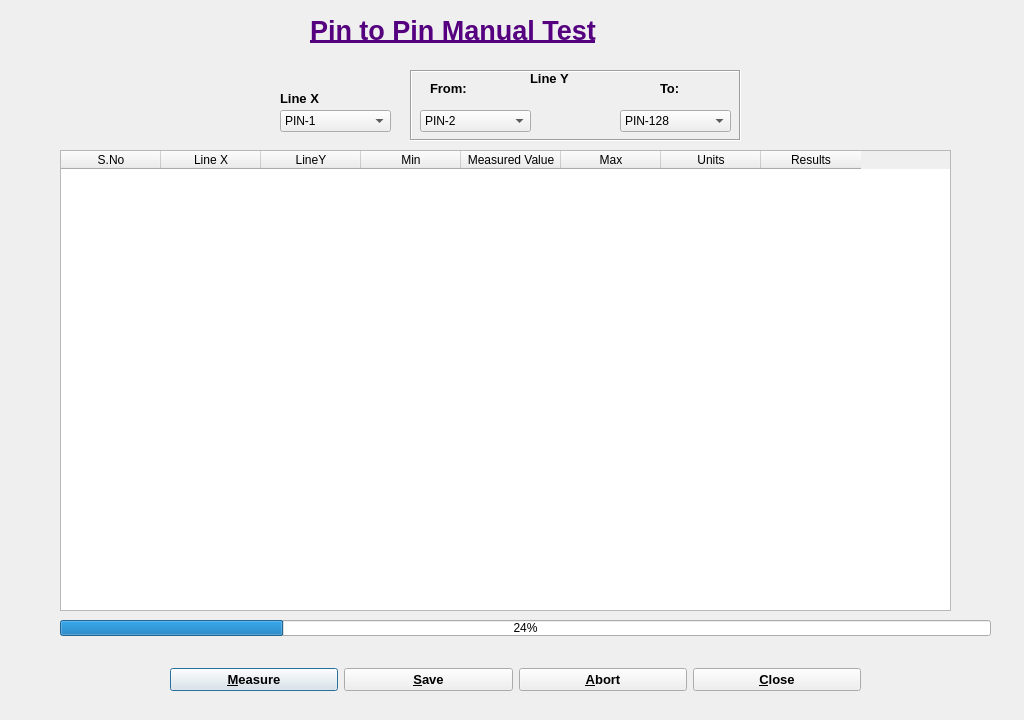
<?xml version="1.0" encoding="UTF-8"?>
<ui version="4.0">
 <class>Dialog_Pin_to_PinManual</class>
 <widget class="QDialog" name="Dialog_Pin_to_PinManual">
  <property name="geometry">
   <rect>
    <x>0</x>
    <y>0</y>
    <width>1024</width>
    <height>720</height>
   </rect>
  </property>
  <property name="windowTitle">
   <string>Pin to Pin Manual</string>
  </property>
  <widget class="QTableWidget" name="tableWidget">
   <property name="geometry">
    <rect>
     <x>60</x>
     <y>150</y>
     <width>891</width>
     <height>461</height>
    </rect>
   </property>
   <column>
    <property name="text">
     <string>S.No</string>
    </property>
   </column>
   <column>
    <property name="text">
     <string>Line X</string>
    </property>
   </column>
   <column>
    <property name="text">
     <string>LineY</string>
    </property>
   </column>
   <column>
    <property name="text">
     <string>Min</string>
    </property>
   </column>
   <column>
    <property name="text">
     <string>Measured Value</string>
    </property>
   </column>
   <column>
    <property name="text">
     <string>Max</string>
    </property>
   </column>
   <column>
    <property name="text">
     <string>Units</string>
    </property>
   </column>
   <column>
    <property name="text">
     <string>Results</string>
    </property>
   </column>
  </widget>
  <widget class="QProgressBar" name="progressBar">
   <property name="geometry">
    <rect>
     <x>60</x>
     <y>620</y>
     <width>931</width>
     <height>16</height>
    </rect>
   </property>
   <property name="value">
    <number>24</number>
   </property>
  </widget>
  <widget class="QComboBox" name="comboBox_LineX">
   <property name="geometry">
    <rect>
     <x>280</x>
     <y>110</y>
     <width>111</width>
     <height>22</height>
    </rect>
   </property>
   <item>
    <property name="text">
     <string>PIN-1</string>
    </property>
   </item>
  </widget>
  <widget class="QLabel" name="label_Units_2">
   <property name="geometry">
    <rect>
     <x>280</x>
     <y>90</y>
     <width>81</width>
     <height>16</height>
    </rect>
   </property>
   <property name="font">
    <font>
     <pointsize>10</pointsize>
     <weight>75</weight>
     <bold>true</bold>
    </font>
   </property>
   <property name="text">
    <string>Line X</string>
   </property>
   <property name="buddy">
    <cstring>comboBox_LineX</cstring>
   </property>
  </widget>
  <widget class="QWidget" name="horizontalLayoutWidget">
   <property name="geometry">
    <rect>
     <x>170</x>
     <y>640</y>
     <width>691</width>
     <height>80</height>
    </rect>
   </property>
   <layout class="QHBoxLayout" name="horizontalLayout">
    <item>
     <widget class="QPushButton" name="pushButton_Measure">
      <property name="font">
       <font>
        <pointsize>10</pointsize>
        <weight>75</weight>
        <bold>true</bold>
       </font>
      </property>
      <property name="text">
       <string>&amp;Measure</string>
      </property>
     </widget>
    </item>
    <item>
     <widget class="QPushButton" name="pushButton_Save">
      <property name="font">
       <font>
        <pointsize>10</pointsize>
        <weight>75</weight>
        <bold>true</bold>
       </font>
      </property>
      <property name="text">
       <string>&amp;Save</string>
      </property>
     </widget>
    </item>
    <item>
     <widget class="QPushButton" name="pushButton_Abort">
      <property name="font">
       <font>
        <pointsize>10</pointsize>
        <weight>75</weight>
        <bold>true</bold>
       </font>
      </property>
      <property name="text">
       <string>&amp;Abort</string>
      </property>
     </widget>
    </item>
    <item>
     <widget class="QPushButton" name="pushButton_Back">
      <property name="font">
       <font>
        <pointsize>10</pointsize>
        <weight>75</weight>
        <bold>true</bold>
       </font>
      </property>
      <property name="text">
       <string>&amp;Close</string>
      </property>
     </widget>
    </item>
   </layout>
  </widget>
  <widget class="QLabel" name="label">
   <property name="geometry">
    <rect>
     <x>310</x>
     <y>0</y>
     <width>381</width>
     <height>61</height>
    </rect>
   </property>
   <property name="font">
    <font>
     <pointsize>20</pointsize>
     <weight>75</weight>
     <bold>true</bold>
     <underline>true</underline>
    </font>
   </property>
   <property name="styleSheet">
    <string notr="true">color: rgb(85, 0, 127);</string>
   </property>
   <property name="text">
    <string>Pin to Pin Manual Test</string>
   </property>
  </widget>
  <widget class="QFrame" name="LineY">
   <property name="geometry">
    <rect>
     <x>410</x>
     <y>70</y>
     <width>331</width>
     <height>71</height>
    </rect>
   </property>
   <property name="baseSize">
    <size>
     <width>0</width>
     <height>0</height>
    </size>
   </property>
   <property name="frameShape">
    <enum>QFrame::Box</enum>
   </property>
   <property name="frameShadow">
    <enum>QFrame::Sunken</enum>
   </property>
   <widget class="QLabel" name="label_Units_5">
    <property name="geometry">
     <rect>
      <x>120</x>
      <y>0</y>
      <width>101</width>
      <height>16</height>
     </rect>
    </property>
    <property name="font">
     <font>
      <pointsize>10</pointsize>
      <weight>75</weight>
      <bold>true</bold>
     </font>
    </property>
    <property name="text">
     <string>Line Y</string>
    </property>
    <property name="buddy">
     <cstring>comboBox_LineX</cstring>
    </property>
   </widget>
   <widget class="QLabel" name="label_Units_4">
    <property name="geometry">
     <rect>
      <x>250</x>
      <y>10</y>
      <width>31</width>
      <height>16</height>
     </rect>
    </property>
    <property name="font">
     <font>
      <pointsize>10</pointsize>
      <weight>75</weight>
      <bold>true</bold>
     </font>
    </property>
    <property name="text">
     <string>To:</string>
    </property>
    <property name="buddy">
     <cstring>comboBox_To</cstring>
    </property>
   </widget>
   <widget class="QLabel" name="label_Units_3">
    <property name="geometry">
     <rect>
      <x>20</x>
      <y>10</y>
      <width>55</width>
      <height>16</height>
     </rect>
    </property>
    <property name="font">
     <font>
      <pointsize>10</pointsize>
      <weight>75</weight>
      <bold>true</bold>
     </font>
    </property>
    <property name="text">
     <string>From:</string>
    </property>
    <property name="buddy">
     <cstring>comboBox_From</cstring>
    </property>
   </widget>
   <widget class="QComboBox" name="comboBox_From">
    <property name="geometry">
     <rect>
      <x>10</x>
      <y>40</y>
      <width>111</width>
      <height>22</height>
     </rect>
    </property>
    <item>
     <property name="text">
      <string>PIN-2</string>
     </property>
    </item>
   </widget>
   <widget class="QComboBox" name="comboBox_To">
    <property name="geometry">
     <rect>
      <x>210</x>
      <y>40</y>
      <width>111</width>
      <height>22</height>
     </rect>
    </property>
    <item>
     <property name="text">
      <string>PIN-128</string>
     </property>
    </item>
   </widget>
  </widget>
 </widget>
 <tabstops>
  <tabstop>tableWidget</tabstop>
  <tabstop>comboBox_LineX</tabstop>
  <tabstop>comboBox_From</tabstop>
  <tabstop>comboBox_To</tabstop>
  <tabstop>pushButton_Measure</tabstop>
  <tabstop>pushButton_Save</tabstop>
  <tabstop>pushButton_Abort</tabstop>
  <tabstop>pushButton_Back</tabstop>
 </tabstops>
 <resources/>
 <connections/>
</ui>
